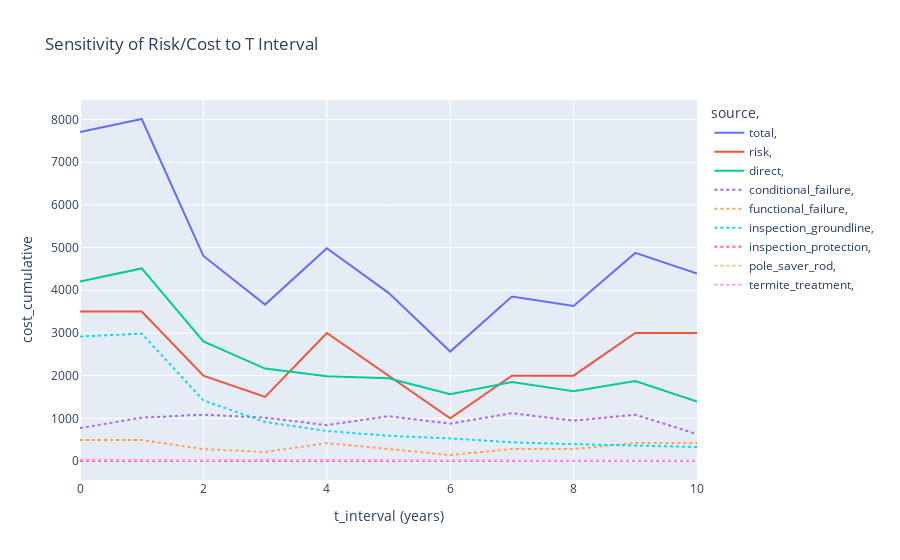

The notebook cell saved with this chart:
### Code cell
comp.expected_sensitivity(var_id, lower, upper, step_size, n_iterations, t_end)
clear_output()
comp.plot_sens(var_id=var_id, y_axis='cost_cumulative')

### Figure 1 — Plotly figure (JSON) as saved in the notebook; plotly's stock layout.template omitted (floating-point values rounded to 4 significant figures)
{"data": [{"hovertemplate": "source=total<br> =   <br>t_interval=%{x}<br>cost_cumulative=%{y}<extra></extra>", "legendgroup": "total,    ", "line": {"color": "#636EFA", "dash": "solid"}, "mode": "lines", "name": "total,    ", "orientation": "v", "showlegend": true, "type": "scatter", "x": [0, 1, 2, 3, 4, 5, 6, 7, 8, 9, 10], "xaxis": "x", "y": [7704.0, 8012, 4804.0, 3664.0, 4984.0, 3940.0, 2564.0, 3853, 3634.0, 4875, 4394], "yaxis": "y"}, {"hovertemplate": "source=risk<br> =   <br>t_interval=%{x}<br>cost_cumulative=%{y}<extra></extra>", "legendgroup": "risk,    ", "line": {"color": "#EF553B", "dash": "solid"}, "mode": "lines", "name": "risk,    ", "orientation": "v", "showlegend": true, "type": "scatter", "x": [0, 1, 2, 3, 4, 5, 6, 7, 8, 9, 10], "xaxis": "x", "y": [3500, 3500, 2000, 1500, 3000, 2000, 1000, 2000, 2000, 3000, 3000], "yaxis": "y"}, {"hovertemplate": "source=direct<br> =   <br>t_interval=%{x}<br>cost_cumulative=%{y}<extra></extra>", "legendgroup": "direct,    ", "line": {"color": "#00CC96", "dash": "solid"}, "mode": "lines", "name": "direct,    ", "orientation": "v", "showlegend": true, "type": "scatter", "x": [0, 1, 2, 3, 4, 5, 6, 7, 8, 9, 10], "xaxis": "x", "y": [4204.0, 4512, 2804.0, 2164.0, 1984.0, 1940.0, 1564.0, 1853, 1634.0, 1875, 1394], "yaxis": "y"}, {"hovertemplate": "source=conditional_failure<br> =  <br>t_interval=%{x}<br>cost_cumulative=%{y}<extra></extra>", "legendgroup": "conditional_failure,   ", "line": {"color": "#AB63FA", "dash": "dot"}, "mode": "lines", "name": "conditional_failure,   ", "orientation": "v", "showlegend": true, "type": "scatter", "x": [0, 1, 2, 3, 4, 5, 6, 7, 8, 9, 10], "xaxis": "x", "y": [770, 1015, 1085, 1015, 840, 1050, 875, 1120, 945, 1085, 630], "yaxis": "y"}, {"hovertemplate": "source=functional_failure<br> =  <br>t_interval=%{x}<br>cost_cumulative=%{y}<extra></extra>", "legendgroup": "functional_failure,   ", "line": {"color": "#FFA15A", "dash": "dot"}, "mode": "lines", "name": "functional_failure,   ", "orientation": "v", "showlegend": true, "type": "scatter", "x": [0, 1, 2, 3, 4, 5, 6, 7, 8, 9, 10], "xaxis": "x", "y": [490, 490, 280, 210, 420, 280, 140, 280, 280, 420, 420], "yaxis": "y"}, {"hovertemplate": "source=inspection_groundline<br> =  <br>t_interval=%{x}<br>cost_cumulative=%{y}<extra></extra>", "legendgroup": "inspection_groundline,   ", "line": {"color": "#19D3F3", "dash": "dot"}, "mode": "lines", "name": "inspection_groundline,   ", "orientation": "v", "showlegend": true, "type": "scatter", "x": [0, 1, 2, 3, 4, 5, 6, 7, 8, 9, 10], "xaxis": "x", "y": [2916.0, 2985, 1420.0, 912.5, 702.5, 591.5, 528.5, 438, 394.5, 361, 329], "yaxis": "y"}, {"hovertemplate": "source=inspection_protection<br> =  <br>t_interval=%{x}<br>cost_cumulative=%{y}<extra></extra>", "legendgroup": "inspection_protection,   ", "line": {"color": "#FF6692", "dash": "dot"}, "mode": "lines", "name": "inspection_protection,   ", "orientation": "v", "showlegend": true, "type": "scatter", "x": [0, 1, 2, 3, 4, 5, 6, 7, 8, 9, 10], "xaxis": "x", "y": [0, 0, 0, 0, 0, 0, 0, 0, 0, 0, 0], "yaxis": "y"}, {"hovertemplate": "source=pole_saver_rod<br> =  <br>t_interval=%{x}<br>cost_cumulative=%{y}<extra></extra>", "legendgroup": "pole_saver_rod,   ", "line": {"color": "#B6E880", "dash": "dot"}, "mode": "lines", "name": "pole_saver_rod,   ", "orientation": "v", "showlegend": true, "type": "scatter", "x": [0, 1, 2, 3, 4, 5, 6, 7, 8, 9, 10], "xaxis": "x", "y": [null, null, null, null, null, null, null, null, null, null, null], "yaxis": "y"}, {"hovertemplate": "source=termite_treatment<br> =  <br>t_interval=%{x}<br>cost_cumulative=%{y}<extra></extra>", "legendgroup": "termite_treatment,   ", "line": {"color": "#FF97FF", "dash": "dot"}, "mode": "lines", "name": "termite_treatment,   ", "orientation": "v", "showlegend": true, "type": "scatter", "x": [0, 1, 2, 3, 4, 5, 6, 7, 8, 9, 10], "xaxis": "x", "y": [29, 22, 18, 27, 22, 18, 20, 15, 14, 9, 15], "yaxis": "y"}], "layout": {"legend": {"title": {"text": "source,  "}, "tracegroupgap": 0}, "title": {"text": "Sensitivity of Risk/Cost to T Interval"}, "xaxis": {"anchor": "y", "automargin": true, "domain": [0, 1], "title": {"text": "t_interval (years)"}}, "yaxis": {"anchor": "x", "automargin": true, "domain": [0, 1], "title": {"text": "cost_cumulative"}}}}
